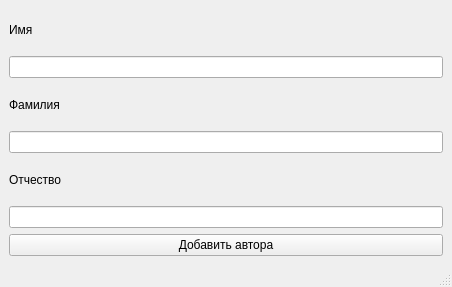
<?xml version="1.0" encoding="UTF-8"?>
<ui version="4.0">
 <class>AddAuthor</class>
 <widget class="QMainWindow" name="AddAuthor">
  <property name="geometry">
   <rect>
    <x>0</x>
    <y>0</y>
    <width>452</width>
    <height>287</height>
   </rect>
  </property>
  <property name="windowTitle">
   <string>MainWindow</string>
  </property>
  <widget class="QWidget" name="centralwidget">
   <layout class="QVBoxLayout" name="verticalLayout">
    <item>
     <widget class="QLabel" name="label_3">
      <property name="text">
       <string>Имя</string>
      </property>
     </widget>
    </item>
    <item>
     <widget class="QLineEdit" name="name_edit"/>
    </item>
    <item>
     <widget class="QLabel" name="label_2">
      <property name="text">
       <string>Фамилия</string>
      </property>
     </widget>
    </item>
    <item>
     <widget class="QLineEdit" name="surname_edit"/>
    </item>
    <item>
     <widget class="QLabel" name="label">
      <property name="text">
       <string>Отчество</string>
      </property>
     </widget>
    </item>
    <item>
     <widget class="QLineEdit" name="ptr_edit"/>
    </item>
    <item>
     <widget class="QPushButton" name="add_author">
      <property name="text">
       <string>Добавить автора</string>
      </property>
     </widget>
    </item>
   </layout>
  </widget>
  <widget class="QMenuBar" name="menubar">
   <property name="geometry">
    <rect>
     <x>0</x>
     <y>0</y>
     <width>452</width>
     <height>25</height>
    </rect>
   </property>
  </widget>
  <widget class="QStatusBar" name="statusbar"/>
 </widget>
 <resources/>
 <connections/>
</ui>
